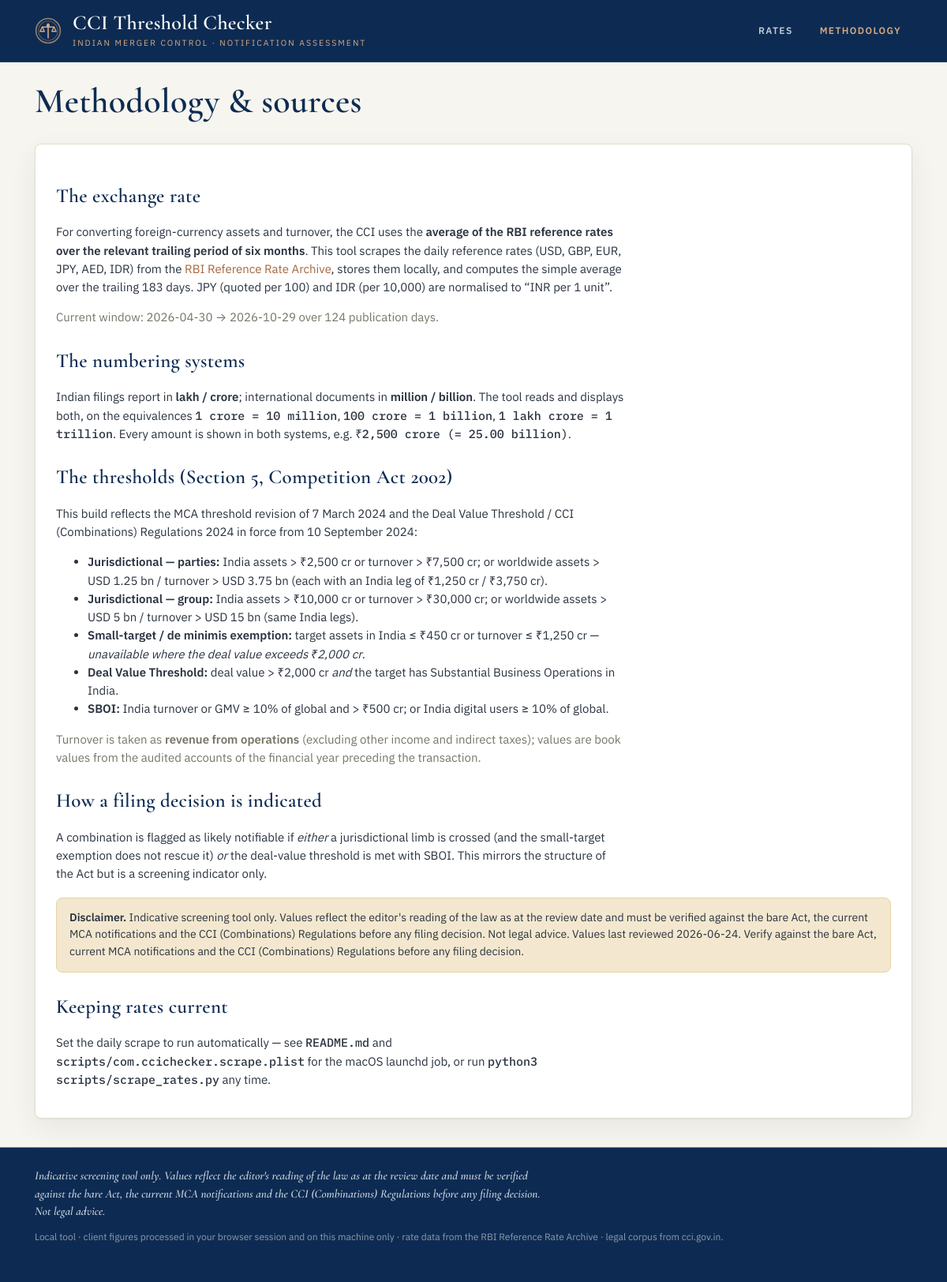
Before: /about with the older database file.
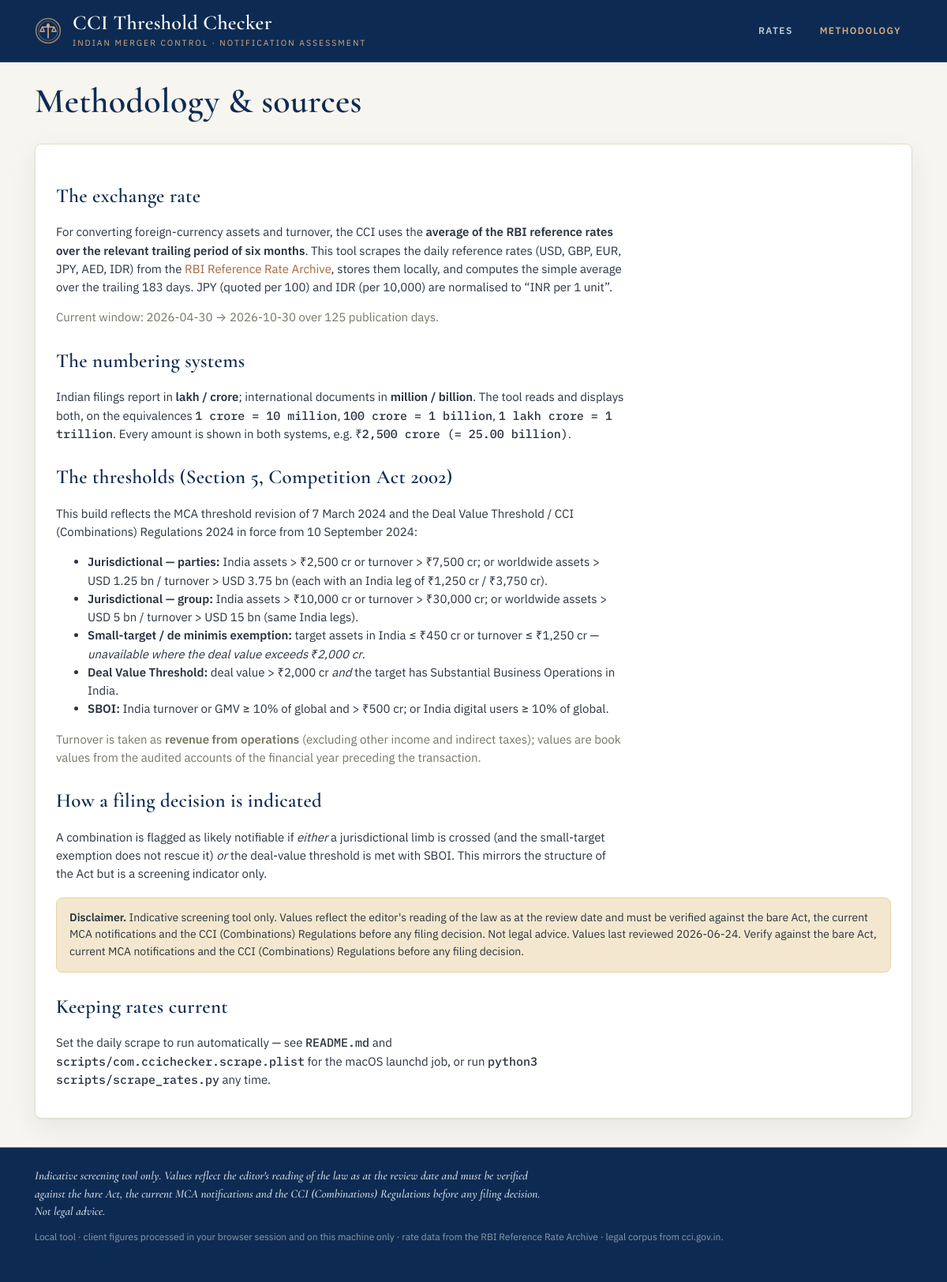
After: the same page with the newer database file.
### tables this page shows
CREATE TABLE rates (
                date       TEXT PRIMARY KEY,   -- ISO yyyy-mm-dd
                usd REAL, gbp REAL, eur REAL, jpy REAL, aed REAL, idr REAL,
                source     TEXT,
                fetched_at TEXT
            );

### app.py (the view)
@app.route("/about")
def about():
    avg, cfg = _avg()
    return render_template("about.html", avg=avg, cfg=cfg)

### app.py (called while the page is built)
def _avg(as_of=None):
    cfg = th.load_config()
    window = int(cfg["meta"].get("fx_window_days", 183))
    return rates_mod.compute_average(window, as_of=as_of), cfg

@app.context_processor
def inject_globals():
    cfg = th.load_config()
    return {
        "fmt_dual": N.format_dual,
        "fmt_indian": N.format_indian,
        "fmt_western": N.format_western,
        "meta": cfg["meta"],
        "last_scrape_at": db.get_meta("last_scrape_at"),
    }

### core/db.py (called while the page is built)
def _conn():
    os.makedirs(DATA_DIR, exist_ok=True)
    c = sqlite3.connect(DB_PATH)
    c.row_factory = sqlite3.Row
    return c

def get_rates_between(start_iso, end_iso):
    with _conn() as c:
        cur = c.execute(
            "SELECT * FROM rates WHERE date >= ? AND date <= ? ORDER BY date ASC",
            (start_iso, end_iso),
        )
        return [dict(r) for r in cur.fetchall()]

def get_meta(key, default=None):
    with _conn() as c:
        cur = c.execute("SELECT value FROM meta WHERE key=?", (key,))
        row = cur.fetchone()
        return row["value"] if row else default

### core/rates.py (called while the page is built, shortened)
def _as_date(v):
    if v is None:
        return None

### core/thresholds.py (called while the page is built)
def load_config():
    with open(CONFIG_PATH, encoding="utf-8") as fh:
        return json.load(fh)

### templates/about.html
{% extends "base.html" %}
{% block content %}
<section class="hero compact">
  <h1>Methodology &amp; sources</h1>
</section>
<section class="card prose">
  <h2>The exchange rate</h2>
  <p>For converting foreign-currency assets and turnover, the CCI uses the <strong>average of the RBI reference rates over the relevant trailing period of six months</strong>. This tool scrapes the daily reference rates (USD, GBP, EUR, JPY, AED, IDR) from the
    <a href="https://www.rbi.org.in/scripts/referenceratearchive.aspx" target="_blank" rel="noopener">RBI Reference Rate Archive</a>,
    stores them locally, and computes the simple average over the trailing {{ meta.fx_window_days }} days. JPY (quoted per 100) and IDR (per 10,000) are normalised to “INR per 1 unit”.</p>
  {% if avg.has_data %}
  <p class="muted">Current window: {{ avg["from"] }} → {{ avg["to"] }} over {{ avg.n_days }} publication days.</p>
  {% endif %}
  <h2>The numbering systems</h2>
  <p>Indian filings report in <strong>lakh / crore</strong>; international documents in <strong>million / billion</strong>. The tool reads and displays both, on the equivalences
    <span class="mono">1 crore = 10 million</span>, <span class="mono">100 crore = 1 billion</span>, <span class="mono">1 lakh crore = 1 trillion</span>. Every amount is shown in both systems, e.g. <span class="mono">₹2,500 crore (= 25.00 billion)</span>.</p>
  <h2>The thresholds (Section 5, Competition Act 2002)</h2>
  <p>This build reflects the MCA threshold revision of 7 March 2024 and the Deal Value Threshold / CCI (Combinations) Regulations 2024 in force from 10 September 2024:</p>
  <ul>
    <li><strong>Jurisdictional — parties:</strong> India assets &gt; ₹2,500 cr or turnover &gt; ₹7,500 cr; or worldwide assets &gt; USD 1.25 bn / turnover &gt; USD 3.75 bn (each with an India leg of ₹1,250 cr / ₹3,750 cr).</li>
    <li><strong>Jurisdictional — group:</strong> India assets &gt; ₹10,000 cr or turnover &gt; ₹30,000 cr; or worldwide assets &gt; USD 5 bn / turnover &gt; USD 15 bn (same India legs).</li>
    <li><strong>Small-target / de minimis exemption:</strong> target assets in India ≤ ₹450 cr or turnover ≤ ₹1,250 cr — <em>unavailable where the deal value exceeds ₹2,000 cr</em>.</li>
    <li><strong>Deal Value Threshold:</strong> deal value &gt; ₹2,000 cr <em>and</em> the target has Substantial Business Operations in India.</li>
    <li><strong>SBOI:</strong> India turnover or GMV ≥ 10% of global and &gt; ₹500 cr; or India digital users ≥ 10% of global.</li>
  </ul>
  <p class="muted">Turnover is taken as <strong>revenue from operations</strong> (excluding other income and indirect taxes); values are book values from the audited accounts of the financial year preceding the transaction.</p>
  <h2>How a filing decision is indicated</h2>
  <p>A combination is flagged as likely notifiable if <em>either</em> a jurisdictional limb is crossed (and the small-target exemption does not rescue it) <em>or</em> the deal-value threshold is met with SBOI. This mirrors the structure of the Act but is a screening indicator only.</p>
  <div class="callout">
    <strong>Disclaimer.</strong> {{ meta.disclaimer }} Values last reviewed {{ meta.last_reviewed }}. Verify against the bare Act, current MCA notifications and the CCI (Combinations) Regulations before any filing decision.
  </div>
  <h2>Keeping rates current</h2>
  <p>Set the daily scrape to run automatically — see <span class="mono">README.md</span> and <span class="mono">scripts/com.ccichecker.scrape.plist</span> for the macOS launchd job, or run <span class="mono">python3 scripts/scrape_rates.py</span> any time.</p>
</section>
{% endblock %}

### templates/base.html (shortened to what this page needs)
<!doctype html>
<html lang="en">
<head>
  <link rel="stylesheet" href="{{ url_for('static', filename='style.css') }}">
</head>
<body>
<header class="masthead">
  <div class="wrap masthead-inner">
    <a class="nameplate" href="{{ url_for('index') }}" aria-label="CCI Threshold Checker — home">
      <span class="np-text">
        <strong>CCI Threshold Checker</strong>
        <small>Indian merger control · notification assessment</small>
      </span>
    </a>
    <nav class="nav" aria-label="Primary">
      <a href="{{ url_for('rates_page') }}" class="{{ 'active' if request.endpoint=='rates_page' }}">Rates</a>
      <a href="{{ url_for('about') }}" class="{{ 'active' if request.endpoint=='about' }}">Methodology</a>
    </nav>
  </div>
</header>
<main class="wrap">
  {% block content %}{% endblock %}
</main>
<footer class="footer">
  <div class="wrap">
    <p class="disclaimer">{{ meta.disclaimer }}</p>
    <p class="muted small">Local tool · client figures processed in your browser session and on this machine only · rate data from the RBI Reference Rate Archive · legal corpus from cci.gov.in.</p>
  </div>
</footer>
</body>
</html>

### static/style.css (style rules this page uses)
:root { --navy:#0d2b52; --navy-2:#143a68; --navy-line:#21497d; --copper:#bf7c54; --copper-2:#a5673f; --copper-soft:#d6a982; --sage:#a9bd8f; --sage-bg:#e7eedb; --sage-line:#cdd9b8; --sage-ink:#34452c; --cream:#f7f5ef; --page:#ffffff; --page-2:#f1ede1; --line:#e3ddcc; --line-2:#d3cbb2; --ink:#0d2b52; --ink-2:#2a3340; --muted:#787566; --over:#9a3324; --over-bg:#f4e3de; --clear:#3c6b46; --clear-bg:#e7eedb; --review:#8a6014; --review-bg:#f3e8cf; --radius:8px; --shadow:0 1px 2px rgba(13,43,82,.05), 0 12px 34px rgba(13,43,82,.07); --serif:"Cormorant","EB Garamond","Iowan Old Style",Georgia,serif; --sans:"Plex Sans",system-ui,-apple-system,"Segoe UI",Roboto,sans-serif; --mono:"Plex Mono",ui-monospace,"SF Mono",Menlo,Consolas,monospace; }
* { box-sizing:border-box }
html { -webkit-text-size-adjust:100% }
body { margin:0;font-family:var(--sans);color:var(--ink-2);background:var(--cream);font-size:15px;line-height:1.55 }
.wrap { max-width:1160px;margin:0 auto;padding:0 24px }
a { color:var(--copper-2);text-decoration:none }
.masthead { background:var(--navy);color:#e7ecf2;border-bottom:1px solid var(--navy-line) }
.masthead-inner { display:flex;align-items:center;justify-content:space-between;gap:24px;min-height:78px;flex-wrap:wrap }
.nameplate { display:flex;align-items:center;gap:14px;color:#fff;padding:10px 0 }
.np-seal { width:34px;height:34px;color:var(--copper-soft);flex:0 0 auto }
.np-text strong { display:block;font-family:var(--serif);font-weight:600;font-size:26px;letter-spacing:.3px;line-height:1 }
.np-text small { display:block;color:var(--copper-soft);font-size:10.5px;letter-spacing:2px;text-transform:uppercase;margin-top:4px }
.nav { display:flex;gap:6px;flex-wrap:wrap }
.nav a { color:#c2cbd7;padding:9px 14px;border-radius:5px;font-size:12px;font-weight:600;letter-spacing:1.4px;text-transform:uppercase;transition:color .18s }
.nav a.active { color:var(--copper-soft) }
.card { background:var(--page);border:1px solid var(--line);border-radius:var(--radius);padding:22px 26px;margin:18px 0;box-shadow:var(--shadow) }
.card h2 { font-family:var(--serif);font-size:28px;font-weight:600;margin:0 0 2px;letter-spacing:.3px;color:var(--ink) }
.muted { color:var(--muted) }
.small { font-size:12px }
.mono { font-family:var(--mono) }
.hero { padding:32px 0 6px }
.hero.compact { padding:26px 0 2px }
.hero h1 { font-family:var(--serif);font-weight:600;font-size:44px;line-height:1.06;margin:0 0 10px;letter-spacing:.3px;color:var(--ink) }
.prose p,.prose ul { max-width:80ch }
.prose h2 { font-family:var(--serif);margin-top:24px;font-size:25px;color:var(--ink) }
.callout { background:var(--review-bg);border:1px solid #e6d2a4;border-radius:8px;padding:14px 16px;margin:18px 0;font-size:14px }
.footer { margin-top:36px;border-top:1px solid var(--copper);background:var(--navy);color:#aeb9c8;padding:24px 0 36px }
.footer .disclaimer { font-size:15px;color:#c8d0db;margin:0 0 6px;max-width:96ch;font-family:var(--serif);font-style:italic;line-height:1.5 }
.footer .small { color:#8e99a9 }

Changed rows visible on the page:
no longer on this page (row edited): rates: to "2026-10-29"
added rates: to "2026-10-30"
Other visible differences:
{{ avg.n_days }}: "124" → "125"
